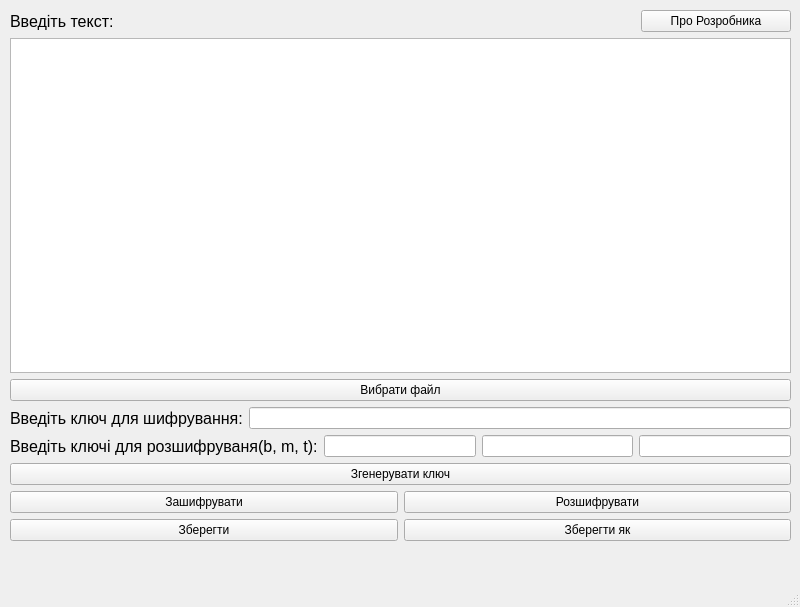
<?xml version="1.0" encoding="UTF-8"?>
<ui version="4.0">
 <class>MainWindow</class>
 <widget class="QMainWindow" name="MainWindow">
  <property name="geometry">
   <rect>
    <x>0</x>
    <y>0</y>
    <width>800</width>
    <height>607</height>
   </rect>
  </property>
  <property name="minimumSize">
   <size>
    <width>800</width>
    <height>607</height>
   </size>
  </property>
  <property name="maximumSize">
   <size>
    <width>800</width>
    <height>607</height>
   </size>
  </property>
  <property name="windowTitle">
   <string>MainWindow</string>
  </property>
  <widget class="QWidget" name="centralwidget">
   <widget class="QWidget" name="verticalLayoutWidget">
    <property name="geometry">
     <rect>
      <x>0</x>
      <y>0</y>
      <width>801</width>
      <height>551</height>
     </rect>
    </property>
    <layout class="QVBoxLayout" name="verticalLayout">
     <property name="sizeConstraint">
      <enum>QLayout::SetDefaultConstraint</enum>
     </property>
     <property name="leftMargin">
      <number>10</number>
     </property>
     <property name="topMargin">
      <number>10</number>
     </property>
     <property name="rightMargin">
      <number>10</number>
     </property>
     <property name="bottomMargin">
      <number>10</number>
     </property>
     <item>
      <layout class="QHBoxLayout" name="horizontalLayout_4">
       <item>
        <widget class="QLabel" name="label">
         <property name="enabled">
          <bool>true</bool>
         </property>
         <property name="font">
          <font>
           <pointsize>12</pointsize>
          </font>
         </property>
         <property name="text">
          <string>Введіть текст:</string>
         </property>
        </widget>
       </item>
       <item>
        <widget class="QPushButton" name="developer_info_button">
         <property name="maximumSize">
          <size>
           <width>150</width>
           <height>16777215</height>
          </size>
         </property>
         <property name="text">
          <string>Про Розробника</string>
         </property>
        </widget>
       </item>
      </layout>
     </item>
     <item>
      <widget class="QTextEdit" name="textEdit">
       <property name="font">
        <font>
         <pointsize>10</pointsize>
        </font>
       </property>
      </widget>
     </item>
     <item>
      <widget class="QPushButton" name="choose_file_button">
       <property name="text">
        <string>Вибрати файл</string>
       </property>
       <property name="autoDefault">
        <bool>false</bool>
       </property>
       <property name="default">
        <bool>false</bool>
       </property>
       <property name="flat">
        <bool>false</bool>
       </property>
      </widget>
     </item>
     <item>
      <layout class="QHBoxLayout" name="horizontalLayout_7">
       <item>
        <widget class="QLabel" name="label_5">
         <property name="font">
          <font>
           <pointsize>12</pointsize>
          </font>
         </property>
         <property name="text">
          <string>Введіть ключ для шифрування:</string>
         </property>
        </widget>
       </item>
       <item>
        <widget class="QLineEdit" name="key"/>
       </item>
      </layout>
     </item>
     <item>
      <layout class="QHBoxLayout" name="horizontalLayout_3">
       <item>
        <widget class="QLabel" name="label_2">
         <property name="font">
          <font>
           <pointsize>12</pointsize>
          </font>
         </property>
         <property name="text">
          <string>Введіть ключі для розшифруваня(b, m, t):</string>
         </property>
        </widget>
       </item>
       <item>
        <widget class="QLineEdit" name="b"/>
       </item>
       <item>
        <widget class="QLineEdit" name="m"/>
       </item>
       <item>
        <widget class="QLineEdit" name="t"/>
       </item>
      </layout>
     </item>
     <item>
      <widget class="QPushButton" name="keyGenerationButton">
       <property name="text">
        <string>Згенерувати ключ</string>
       </property>
      </widget>
     </item>
     <item>
      <layout class="QHBoxLayout" name="horizontalLayout">
       <item>
        <widget class="QPushButton" name="encrypt_button">
         <property name="text">
          <string>Зашифрувати</string>
         </property>
        </widget>
       </item>
       <item>
        <widget class="QPushButton" name="decrypt_button">
         <property name="text">
          <string>Розшифрувати</string>
         </property>
        </widget>
       </item>
      </layout>
     </item>
     <item>
      <layout class="QHBoxLayout" name="horizontalLayout_2">
       <item>
        <widget class="QPushButton" name="save_button">
         <property name="text">
          <string>Зберегти</string>
         </property>
        </widget>
       </item>
       <item>
        <widget class="QPushButton" name="save_as_button">
         <property name="text">
          <string>Зберегти як</string>
         </property>
        </widget>
       </item>
      </layout>
     </item>
    </layout>
   </widget>
  </widget>
  <widget class="QMenuBar" name="menubar">
   <property name="geometry">
    <rect>
     <x>0</x>
     <y>0</y>
     <width>800</width>
     <height>26</height>
    </rect>
   </property>
  </widget>
  <widget class="QStatusBar" name="statusbar"/>
 </widget>
 <resources/>
 <connections/>
</ui>
